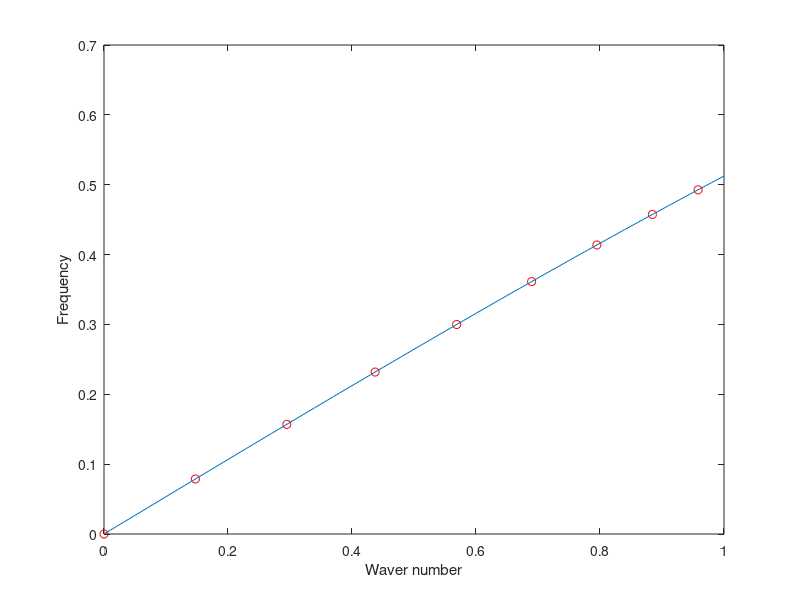

The MATLAB source for this figure:
t0=0.5265;

n=[0
0.1474
0.2948
0.4373
0.5688
0.6897
0.795
0.8845
0.9582];
p=[0
0.090293454
0.174978128
0.233100233
0.274725275
0.352733686
0.431034483
0.457665904
0.491400491];

fun=@(t,n)2*t*sin(n/2);


a= nlinfit(n,p,fun,t0)


plot(n,2*a*sin(n/2),'ro')
hold on
x = 0:0.01:1;
plot(x,2*a*sin(x/2))

xlabel('Waver number')
ylabel('Frequency')

